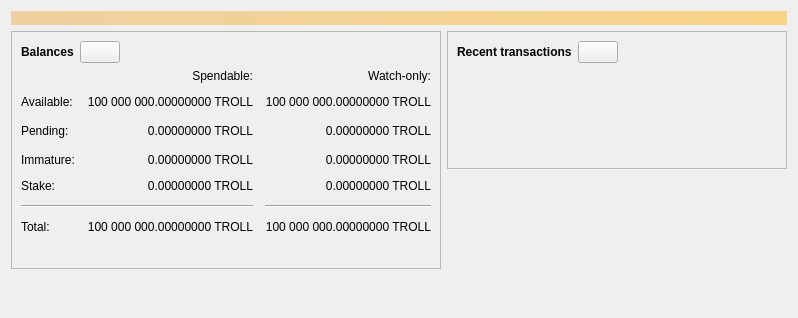
<?xml version="1.0" encoding="UTF-8"?>
<ui version="4.0">
 <class>OverviewPage</class>
 <widget class="QWidget" name="OverviewPage">
  <property name="geometry">
   <rect>
    <x>0</x>
    <y>0</y>
    <width>798</width>
    <height>318</height>
   </rect>
  </property>
  <property name="windowTitle">
   <string>Form</string>
  </property>
  <layout class="QVBoxLayout" name="topLayout">
   <item>
    <widget class="QLabel" name="labelAlerts">
     <property name="visible">
      <bool>false</bool>
     </property>
     <property name="styleSheet">
      <string notr="true">QLabel { background-color: qlineargradient(x1: 0, y1: 0, x2: 1, y2: 0, stop:0 #F0D0A0, stop:1 #F8D488); color:#000000; }</string>
     </property>
     <property name="wordWrap">
      <bool>true</bool>
     </property>
     <property name="margin">
      <number>3</number>
     </property>
     <property name="textInteractionFlags">
      <set>Qt::TextSelectableByMouse</set>
     </property>
    </widget>
   </item>
   <item>
    <layout class="QHBoxLayout" name="horizontalLayout" stretch="1,1">
     <item>
      <layout class="QVBoxLayout" name="verticalLayout_2">
       <item>
        <widget class="QFrame" name="frame">
         <property name="frameShape">
          <enum>QFrame::StyledPanel</enum>
         </property>
         <property name="frameShadow">
          <enum>QFrame::Raised</enum>
         </property>
         <layout class="QVBoxLayout" name="verticalLayout_4">
          <item>
           <layout class="QHBoxLayout" name="horizontalLayout_4">
            <item>
             <widget class="QLabel" name="label_5">
              <property name="font">
               <font>
                <weight>75</weight>
                <bold>true</bold>
               </font>
              </property>
              <property name="text">
               <string>Balances</string>
              </property>
             </widget>
            </item>
            <item>
             <widget class="QPushButton" name="labelWalletStatus">
              <property name="enabled">
               <bool>true</bool>
              </property>
              <property name="maximumSize">
               <size>
                <width>45</width>
                <height>16777215</height>
               </size>
              </property>
              <property name="toolTip">
               <string>The displayed information may be out of date. Your wallet automatically synchronizes with the TrollCoin network after a connection is established, but this process has not completed yet.</string>
              </property>
              <property name="text">
               <string/>
              </property>
              <property name="icon">
               <iconset resource="../bitcoin.qrc">
                <normaloff>:/icons/warning</normaloff>
                <disabledoff>:/icons/warning</disabledoff>:/icons/warning</iconset>
              </property>
              <property name="iconSize">
               <size>
                <width>24</width>
                <height>24</height>
               </size>
              </property>
             </widget>
            </item>
            <item>
             <spacer name="horizontalSpacer_3">
              <property name="orientation">
               <enum>Qt::Horizontal</enum>
              </property>
              <property name="sizeHint" stdset="0">
               <size>
                <width>40</width>
                <height>20</height>
               </size>
              </property>
             </spacer>
            </item>
           </layout>
          </item>
          <item>
           <layout class="QGridLayout" name="gridLayout">
            <property name="spacing">
             <number>12</number>
            </property>
            <item row="2" column="2">
             <widget class="QLabel" name="labelWatchPending">
              <property name="cursor">
               <cursorShape>IBeamCursor</cursorShape>
              </property>
              <property name="toolTip">
               <string>Unconfirmed transactions to watch-only addresses</string>
              </property>
              <property name="text">
               <string notr="true">0.00000000 TROLL</string>
              </property>
              <property name="alignment">
               <set>Qt::AlignRight|Qt::AlignTrailing|Qt::AlignVCenter</set>
              </property>
              <property name="textInteractionFlags">
               <set>Qt::LinksAccessibleByMouse|Qt::TextSelectableByKeyboard|Qt::TextSelectableByMouse</set>
              </property>
             </widget>
            </item>
            <item row="2" column="1">
             <widget class="QLabel" name="labelUnconfirmed">
              <property name="cursor">
               <cursorShape>IBeamCursor</cursorShape>
              </property>
              <property name="toolTip">
               <string>Total of transactions that have yet to be confirmed, and do not yet count toward the spendable balance</string>
              </property>
              <property name="text">
               <string notr="true">0.00000000 TROLL</string>
              </property>
              <property name="alignment">
               <set>Qt::AlignRight|Qt::AlignTrailing|Qt::AlignVCenter</set>
              </property>
              <property name="textInteractionFlags">
               <set>Qt::LinksAccessibleByMouse|Qt::TextSelectableByKeyboard|Qt::TextSelectableByMouse</set>
              </property>
             </widget>
            </item>
            <item row="3" column="2">
             <widget class="QLabel" name="labelWatchImmature">
              <property name="cursor">
               <cursorShape>IBeamCursor</cursorShape>
              </property>
              <property name="toolTip">
               <string>Mined balance in watch-only addresses that has not yet matured</string>
              </property>
              <property name="text">
               <string notr="true">0.00000000 TROLL</string>
              </property>
              <property name="alignment">
               <set>Qt::AlignRight|Qt::AlignTrailing|Qt::AlignVCenter</set>
              </property>
              <property name="textInteractionFlags">
               <set>Qt::LinksAccessibleByMouse|Qt::TextSelectableByKeyboard|Qt::TextSelectableByMouse</set>
              </property>
             </widget>
            </item>
            <item row="5" column="0" colspan="2">
             <widget class="Line" name="line">
              <property name="orientation">
               <enum>Qt::Horizontal</enum>
              </property>
             </widget>
            </item>
            <item row="5" column="2">
             <widget class="Line" name="lineWatchBalance">
              <property name="sizePolicy">
               <sizepolicy hsizetype="Preferred" vsizetype="Fixed">
                <horstretch>0</horstretch>
                <verstretch>0</verstretch>
               </sizepolicy>
              </property>
              <property name="minimumSize">
               <size>
                <width>140</width>
                <height>0</height>
               </size>
              </property>
              <property name="orientation">
               <enum>Qt::Horizontal</enum>
              </property>
             </widget>
            </item>
            <item row="6" column="0">
             <widget class="QLabel" name="labelTotalText">
              <property name="text">
               <string>Total:</string>
              </property>
             </widget>
            </item>
            <item row="3" column="1">
             <widget class="QLabel" name="labelImmature">
              <property name="cursor">
               <cursorShape>IBeamCursor</cursorShape>
              </property>
              <property name="toolTip">
               <string>Mined balance that has not yet matured</string>
              </property>
              <property name="text">
               <string notr="true">0.00000000 TROLL</string>
              </property>
              <property name="alignment">
               <set>Qt::AlignRight|Qt::AlignTrailing|Qt::AlignVCenter</set>
              </property>
              <property name="textInteractionFlags">
               <set>Qt::LinksAccessibleByMouse|Qt::TextSelectableByKeyboard|Qt::TextSelectableByMouse</set>
              </property>
             </widget>
            </item>
            <item row="2" column="3">
             <spacer name="horizontalSpacer_2">
              <property name="orientation">
               <enum>Qt::Horizontal</enum>
              </property>
              <property name="sizeHint" stdset="0">
               <size>
                <width>40</width>
                <height>20</height>
               </size>
              </property>
             </spacer>
            </item>
            <item row="3" column="0">
             <widget class="QLabel" name="labelImmatureText">
              <property name="text">
               <string>Immature:</string>
              </property>
             </widget>
            </item>
            <item row="6" column="1">
             <widget class="QLabel" name="labelTotal">
              <property name="cursor">
               <cursorShape>IBeamCursor</cursorShape>
              </property>
              <property name="toolTip">
               <string>Your current total balance</string>
              </property>
              <property name="text">
               <string notr="true">100 000 000.00000000 TROLL</string>
              </property>
              <property name="alignment">
               <set>Qt::AlignRight|Qt::AlignTrailing|Qt::AlignVCenter</set>
              </property>
              <property name="textInteractionFlags">
               <set>Qt::LinksAccessibleByMouse|Qt::TextSelectableByKeyboard|Qt::TextSelectableByMouse</set>
              </property>
             </widget>
            </item>
            <item row="6" column="2">
             <widget class="QLabel" name="labelWatchTotal">
              <property name="cursor">
               <cursorShape>IBeamCursor</cursorShape>
              </property>
              <property name="toolTip">
               <string>Current total balance in watch-only addresses</string>
              </property>
              <property name="text">
               <string notr="true">100 000 000.00000000 TROLL</string>
              </property>
              <property name="alignment">
               <set>Qt::AlignRight|Qt::AlignTrailing|Qt::AlignVCenter</set>
              </property>
              <property name="textInteractionFlags">
               <set>Qt::LinksAccessibleByMouse|Qt::TextSelectableByKeyboard|Qt::TextSelectableByMouse</set>
              </property>
             </widget>
            </item>
            <item row="0" column="2">
             <widget class="QLabel" name="labelWatchonly">
              <property name="text">
               <string>Watch-only:</string>
              </property>
              <property name="alignment">
               <set>Qt::AlignRight|Qt::AlignTrailing|Qt::AlignVCenter</set>
              </property>
             </widget>
            </item>
            <item row="1" column="0">
             <widget class="QLabel" name="labelBalanceText">
              <property name="text">
               <string>Available:</string>
              </property>
             </widget>
            </item>
            <item row="1" column="1">
             <widget class="QLabel" name="labelBalance">
              <property name="cursor">
               <cursorShape>IBeamCursor</cursorShape>
              </property>
              <property name="toolTip">
               <string>Your current spendable balance</string>
              </property>
              <property name="text">
               <string notr="true">100 000 000.00000000 TROLL</string>
              </property>
              <property name="alignment">
               <set>Qt::AlignRight|Qt::AlignTrailing|Qt::AlignVCenter</set>
              </property>
              <property name="textInteractionFlags">
               <set>Qt::LinksAccessibleByMouse|Qt::TextSelectableByKeyboard|Qt::TextSelectableByMouse</set>
              </property>
             </widget>
            </item>
            <item row="1" column="2">
             <widget class="QLabel" name="labelWatchAvailable">
              <property name="cursor">
               <cursorShape>IBeamCursor</cursorShape>
              </property>
              <property name="toolTip">
               <string>Your current balance in watch-only addresses</string>
              </property>
              <property name="text">
               <string notr="true">100 000 000.00000000 TROLL</string>
              </property>
              <property name="alignment">
               <set>Qt::AlignRight|Qt::AlignTrailing|Qt::AlignVCenter</set>
              </property>
              <property name="textInteractionFlags">
               <set>Qt::LinksAccessibleByMouse|Qt::TextSelectableByKeyboard|Qt::TextSelectableByMouse</set>
              </property>
             </widget>
            </item>
            <item row="2" column="0">
             <widget class="QLabel" name="labelPendingText">
              <property name="text">
               <string>Pending:</string>
              </property>
             </widget>
            </item>
            <item row="0" column="1">
             <widget class="QLabel" name="labelSpendable">
              <property name="text">
               <string>Spendable:</string>
              </property>
              <property name="alignment">
               <set>Qt::AlignRight|Qt::AlignTrailing|Qt::AlignVCenter</set>
              </property>
             </widget>
            </item>
            <item row="4" column="0">
             <widget class="QLabel" name="labelStakeText">
              <property name="text">
               <string>Stake:</string>
              </property>
             </widget>
            </item>
            <item row="4" column="1">
             <widget class="QLabel" name="labelStake">
              <property name="cursor">
               <cursorShape>IBeamCursor</cursorShape>
              </property>
              <property name="toolTip">
               <string>Your current staking balance</string>
              </property>
              <property name="text">
               <string notr="true">0.00000000 TROLL</string>
              </property>
              <property name="alignment">
               <set>Qt::AlignRight|Qt::AlignTrailing|Qt::AlignVCenter</set>
              </property>
              <property name="textInteractionFlags">
               <set>Qt::LinksAccessibleByMouse|Qt::TextSelectableByKeyboard|Qt::TextSelectableByMouse</set>
              </property>
             </widget>
            </item>
            <item row="4" column="2">
             <widget class="QLabel" name="labelWatchStake">
              <property name="cursor">
               <cursorShape>IBeamCursor</cursorShape>
              </property>
              <property name="toolTip">
               <string>Your current staking balance in watch-only addresses</string>
              </property>
              <property name="text">
               <string notr="true">0.00000000 TROLL</string>
              </property>
              <property name="alignment">
               <set>Qt::AlignRight|Qt::AlignTrailing|Qt::AlignVCenter</set>
              </property>
              <property name="textInteractionFlags">
               <set>Qt::LinksAccessibleByMouse|Qt::TextSelectableByKeyboard|Qt::TextSelectableByMouse</set>
              </property>
             </widget>
            </item>
            <item row="2" column="3">
             <spacer name="horizontalSpacer_21">
              <property name="orientation">
               <enum>Qt::Horizontal</enum>
              </property>
              <property name="sizeHint" stdset="0">
               <size>
                <width>40</width>
                <height>20</height>
               </size>
              </property>
             </spacer>
            </item>
           </layout>
          </item>
          <item>
           <spacer name="verticalSpacer_3">
            <property name="orientation">
             <enum>Qt::Vertical</enum>
            </property>
            <property name="sizeType">
             <enum>QSizePolicy::Fixed</enum>
            </property>
            <property name="sizeHint" stdset="0">
             <size>
              <width>20</width>
              <height>25</height>
             </size>
            </property>
           </spacer>
          </item>
         </layout>
        </widget>
       </item>
       <item>
        <spacer name="verticalSpacer">
         <property name="orientation">
          <enum>Qt::Vertical</enum>
         </property>
         <property name="sizeHint" stdset="0">
          <size>
           <width>20</width>
           <height>40</height>
          </size>
         </property>
        </spacer>
       </item>
      </layout>
     </item>
     <item>
      <layout class="QVBoxLayout" name="verticalLayout_3">
       <item>
        <widget class="QFrame" name="frame_2">
         <property name="frameShape">
          <enum>QFrame::StyledPanel</enum>
         </property>
         <property name="frameShadow">
          <enum>QFrame::Raised</enum>
         </property>
         <layout class="QVBoxLayout" name="verticalLayout">
          <item>
           <layout class="QHBoxLayout" name="horizontalLayout_2">
            <item>
             <widget class="QLabel" name="label_4">
              <property name="font">
               <font>
                <weight>75</weight>
                <bold>true</bold>
               </font>
              </property>
              <property name="text">
               <string>Recent transactions</string>
              </property>
             </widget>
            </item>
            <item>
             <widget class="QPushButton" name="labelTransactionsStatus">
              <property name="enabled">
               <bool>true</bool>
              </property>
              <property name="maximumSize">
               <size>
                <width>45</width>
                <height>16777215</height>
               </size>
              </property>
              <property name="toolTip">
               <string>The displayed information may be out of date. Your wallet automatically synchronizes with the TrollCoin network after a connection is established, but this process has not completed yet.</string>
              </property>
              <property name="text">
               <string/>
              </property>
              <property name="icon">
               <iconset resource="../bitcoin.qrc">
                <normaloff>:/icons/warning</normaloff>
                <disabledoff>:/icons/warning</disabledoff>:/icons/warning</iconset>
              </property>
              <property name="iconSize">
               <size>
                <width>24</width>
                <height>24</height>
               </size>
              </property>
             </widget>
            </item>
            <item>
             <spacer name="horizontalSpacer">
              <property name="orientation">
               <enum>Qt::Horizontal</enum>
              </property>
              <property name="sizeHint" stdset="0">
               <size>
                <width>40</width>
                <height>20</height>
               </size>
              </property>
             </spacer>
            </item>
           </layout>
          </item>
          <item>
           <widget class="TransactionOverviewWidget" name="listTransactions">
            <property name="styleSheet">
             <string notr="true">QListView { background: transparent; }</string>
            </property>
            <property name="frameShape">
             <enum>QFrame::NoFrame</enum>
            </property>
            <property name="verticalScrollBarPolicy">
             <enum>Qt::ScrollBarAlwaysOff</enum>
            </property>
            <property name="horizontalScrollBarPolicy">
             <enum>Qt::ScrollBarAlwaysOff</enum>
            </property>
            <property name="sizeAdjustPolicy">
             <enum>QAbstractScrollArea::AdjustToContents</enum>
            </property>
            <property name="selectionMode">
             <enum>QAbstractItemView::NoSelection</enum>
            </property>
            <property name="uniformItemSizes">
             <bool>true</bool>
            </property>
           </widget>
          </item>
         </layout>
        </widget>
       </item>
       <item>
        <spacer name="verticalSpacer_2">
         <property name="orientation">
          <enum>Qt::Vertical</enum>
         </property>
         <property name="sizeHint" stdset="0">
          <size>
           <width>20</width>
           <height>40</height>
          </size>
         </property>
        </spacer>
       </item>
      </layout>
     </item>
    </layout>
   </item>
  </layout>
 </widget>
 <customwidgets>
  <customwidget>
   <class>TransactionOverviewWidget</class>
   <extends>QListView</extends>
   <header>qt/transactionoverviewwidget.h</header>
  </customwidget>
 </customwidgets>
 <resources/>
 <connections/>
</ui>
